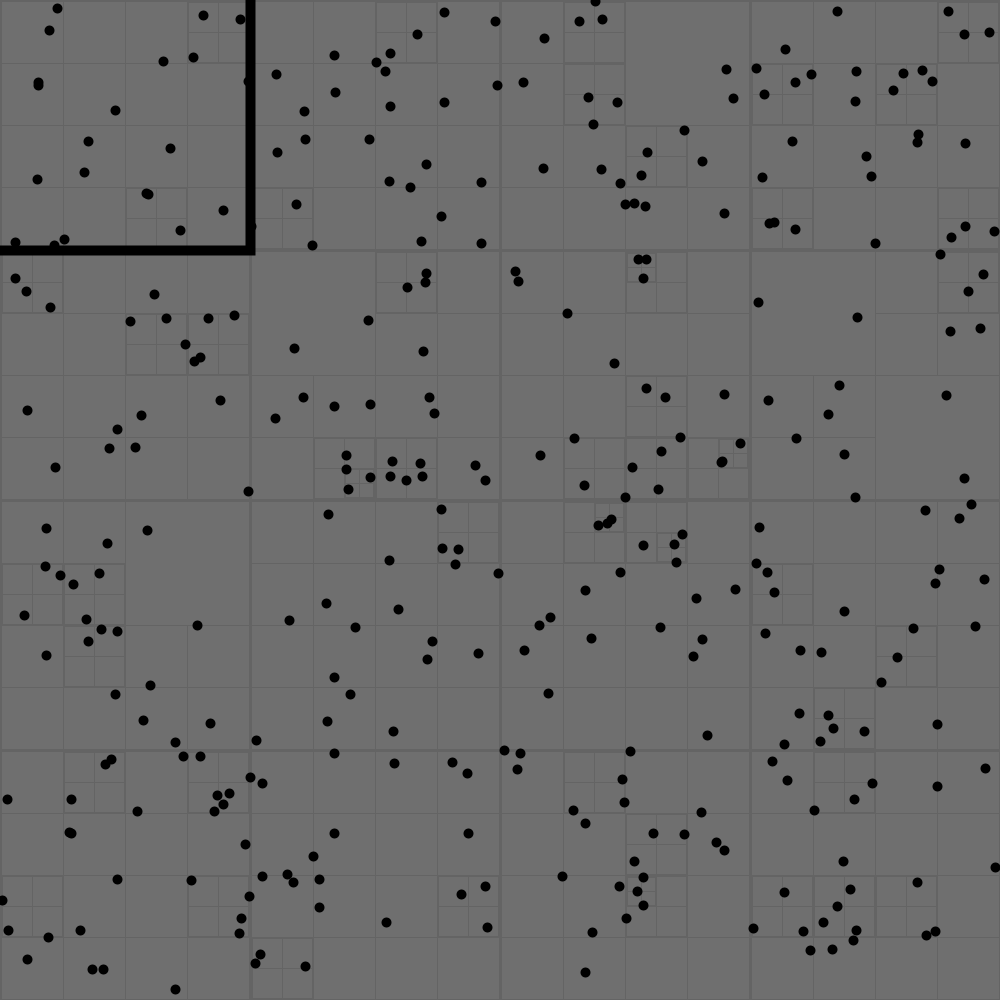
Frame 1 (no input)
Frame 60 (the mouse pressed at the canvas centre just before this capture): identical to frame 1, image omitted
Frame 120 (the mouse held since frame 60 and released just before this capture): identical to frame 1, image omitted

The Processing sketch that drew this single still picture (run headless with seeded random() and noise(); from frame 60 on, the mouse is pressed at the canvas centre):

// Processing sketch: Main
// ── Main.pde
QTree qTree;
ArrayList<Point> points;
Boundary looker;

int initialPoints = 350;

void setup()
{
  size(1000, 1000);
  looker = new Boundary(0, 0, width / 4, height / 4);
  Boundary bounds = new Boundary(width / 2, height / 2, width / 2, height / 2);
  qTree = new QTree(bounds, 2);
  points = new ArrayList<Point>();
  for(int i = 0; i < initialPoints; i++)
  {
    Point newPoint = new Point(int(random(width)), int(random(height)));
    points.add(newPoint);
    qTree.insert(newPoint);
  }
}

void draw()
{
  background(111);
  qTree.show();
  for(Point point : points)
  {
    point.setStroke(0);
    point.show();
  }
  if(mouseButton == LEFT)
  {
    looker.pos.x = mouseX;
    looker.pos.y = mouseY;
    for(Point point : qTree.query(looker))
    {
      point.setStroke(50);
      point.show();
    }
  }
  noFill();
  rectMode(CENTER);
  rect(looker.pos.x, looker.pos.y, looker.w * 2, looker.h * 2);
}

//void mousePressed()
//{
//  if(mouseButton == LEFT)
//  {
//    Point newPoint = new Point(mouseX, mouseY);
//    points.add(newPoint);
//    qTree.insert(newPoint);
//  }
//  if(mouseButton == RIGHT)
//  {
//    looker.pos.x = mouseX;
//    looker.pos.y = mouseY;
//    for(Point point : qTree.query(looker))
//    {
//      point.setStroke(50);
//    }
//  }
//}

// ── Bounds.pde
class Boundary
{
  PVector pos; 
  int w, h;
  Boundary(float x, float y, int w, int h)
  {
    this.pos = new PVector(x, y);
    this.w = w;
    this.h = h;
  }
  
  public boolean contains(Point point)
  {
    return (point.pos.x <= this.pos.x + w && point.pos.x >= this.pos.x - w) &&
           (point.pos.y >= this.pos.y - h && point.pos.y <= this.pos.y + h);
  }
  
  public boolean intersects(Boundary range)
  {
    return !(range.pos.x - range.w >= this.pos.x + this.w ||
       range.pos.x + range.w <= this.pos.x - this.w ||
       range.pos.y - range.h >= this.pos.y + this.h ||
       range.pos.y + range.h <= this.pos.y - this.h);
  }
}

// ── Point.pde
class Point
{
  PVector pos;
  int stroke = 0;
  
  Point(int x, int y)
  {
    this.pos = new PVector(x, y);
  }
  
  public void setStroke(int stroke)
  {
    if(stroke > 0)
    {
      this.stroke = stroke;
    }
  }
  
  public void show()
  {
    stroke(stroke);
    strokeWeight(10);
    point(this.pos.x, this.pos.y);
  }
}

// ── QuadTree.pde
class QTree
{
  Boundary bounds;
  int capacity;
  ArrayList<Point> points;
  boolean divided = false;
  QTree NW, NE, SW, SE;
  
  QTree(Boundary bounds, int capacity)
  {
    this.bounds = bounds;
    this.capacity = capacity;
    this.points = new ArrayList<Point>();
  }
  
  public boolean insert(Point point)
  {
    if(!this.bounds.contains(point)) 
    {
      return false;
    }
    
    if(this.points.size() < this.capacity)
    {
      this.points.add(point);
      return true;
    }
    else
    {
      if(!divided) 
      {
        this.subdivide();
      }
      
      if(this.NW.insert(point))
      {
        return true;
      }
      else if(this.NE.insert(point))
      {
        return true;
      }
      else if(this.SW.insert(point))
      {
        return true;
      }
      else if(this.SE.insert(point))
      {
        return true;
      }
      
      return false;
    }
  }
  
  public int size()
  {
    return this.points.size();
  }
  
  void subdivide()
  {
    float x = this.bounds.pos.x, y = this.bounds.pos.y;
    int w = this.bounds.w, h = this.bounds.h;
    Boundary NW = new Boundary(x - w / 2, y + h / 2, w / 2, h / 2);
    this.NW = new QTree(NW, this.capacity);
    Boundary NE = new Boundary(x + w / 2, y + h / 2, w / 2, h / 2);
    this.NE = new QTree(NE, this.capacity);
    Boundary SW = new Boundary(x - w / 2, y - h / 2, w / 2, h / 2);
    this.SW = new QTree(SW, this.capacity);
    Boundary SE = new Boundary(x + w / 2, y - h / 2, w / 2, h / 2);
    this.SE = new QTree(SE, this.capacity);
    this.divided = true;
    for(Point point : points)
    {
      this.NW.insert(point);
      this.NE.insert(point);
      this.SW.insert(point);
      this.SE.insert(point);
    }
  }
  
  public void show()
  {
    rectMode(CENTER);
    stroke(100);
    strokeWeight(1);
    noFill();
    rect(this.bounds.pos.x, this.bounds.pos.y, this.bounds.w * 2, this.bounds.h * 2);
    if(this.divided)
    {
      this.NW.show();
      this.NE.show();
      this.SW.show();
      this.SE.show();
    }
  }
  
  public ArrayList<Point> query(Boundary range)
  {
    ArrayList<Point> found = new ArrayList<Point>();
    
    if(!this.bounds.intersects(range))
    {
      return null;
    }
    else
    {
      for(Point p : this.points)
      {
        if(range.contains(p))
        {
          found.add(p);
        }
      }
      if(this.divided)
      {
        if(this.NW.bounds.intersects(range)) 
        {
          found.addAll(this.NW.query(range));
        }
        if(this.NE.bounds.intersects(range)) 
        {
          found.addAll(this.NE.query(range));
        }
        if(this.SW.bounds.intersects(range)) 
        {
          found.addAll(this.SW.query(range));
        }
        if(this.SE.bounds.intersects(range)) 
        {
          found.addAll(this.SE.query(range));
        }
      }
    }

    return found;
  }
  
  public boolean contains(Point point)
  {
    float x = this.bounds.pos.x, y = this.bounds.pos.y;
    int w = this.bounds.w, h = this.bounds.h;
    return (point.pos.x <= x + w && point.pos.x >= x - w) &&
           (point.pos.y >= y - h && point.pos.y <= y + h);
  }
}
